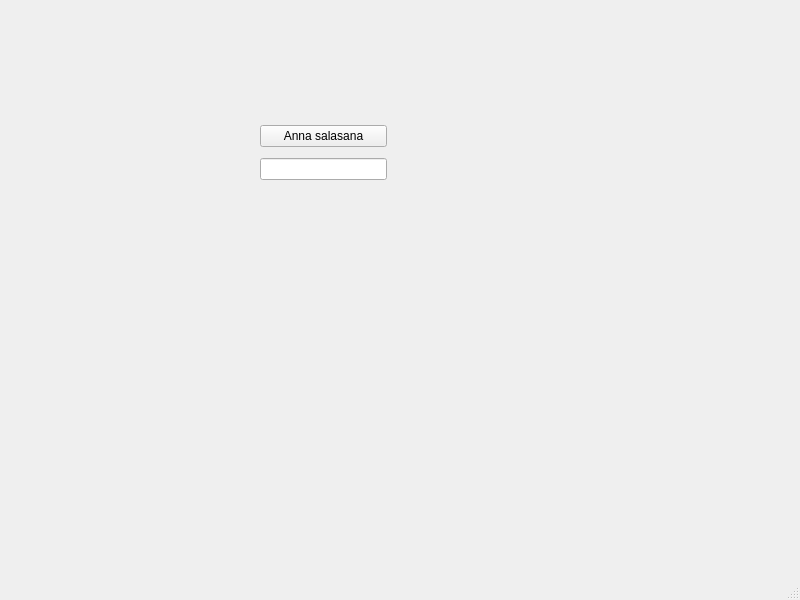
<?xml version="1.0" encoding="UTF-8"?>
<ui version="4.0">
 <class>MainWindow</class>
 <widget class="QMainWindow" name="MainWindow">
  <property name="geometry">
   <rect>
    <x>0</x>
    <y>0</y>
    <width>800</width>
    <height>600</height>
   </rect>
  </property>
  <property name="windowTitle">
   <string>MainWindow</string>
  </property>
  <widget class="QWidget" name="centralwidget">
   <widget class="QWidget" name="">
    <property name="geometry">
     <rect>
      <x>260</x>
      <y>120</y>
      <width>127</width>
      <height>66</height>
     </rect>
    </property>
    <layout class="QVBoxLayout" name="verticalLayout">
     <item>
      <widget class="QPushButton" name="pushButton">
       <property name="text">
        <string>Anna salasana</string>
       </property>
      </widget>
     </item>
     <item>
      <widget class="QLineEdit" name="textValue"/>
     </item>
    </layout>
   </widget>
  </widget>
  <widget class="QMenuBar" name="menubar">
   <property name="geometry">
    <rect>
     <x>0</x>
     <y>0</y>
     <width>800</width>
     <height>25</height>
    </rect>
   </property>
  </widget>
  <widget class="QStatusBar" name="statusbar"/>
 </widget>
 <resources/>
 <connections/>
</ui>
